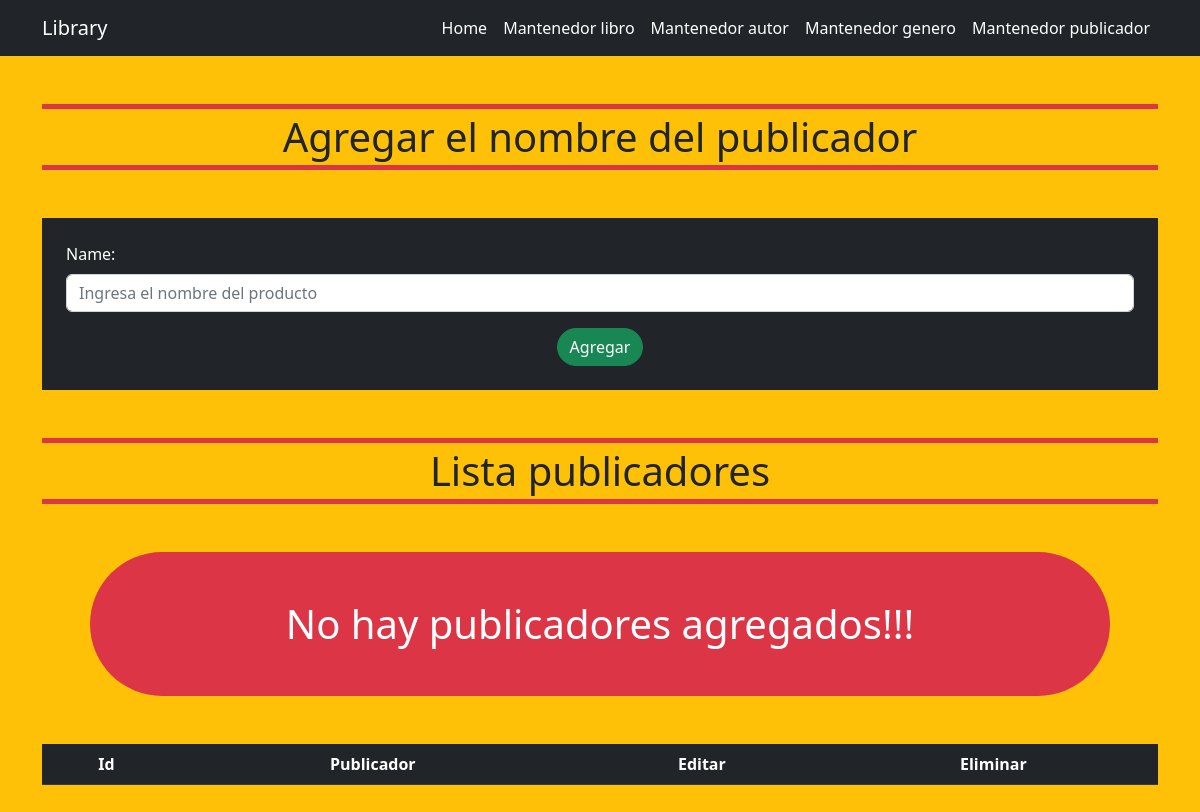
Page /publisher/ on the earlier database version.
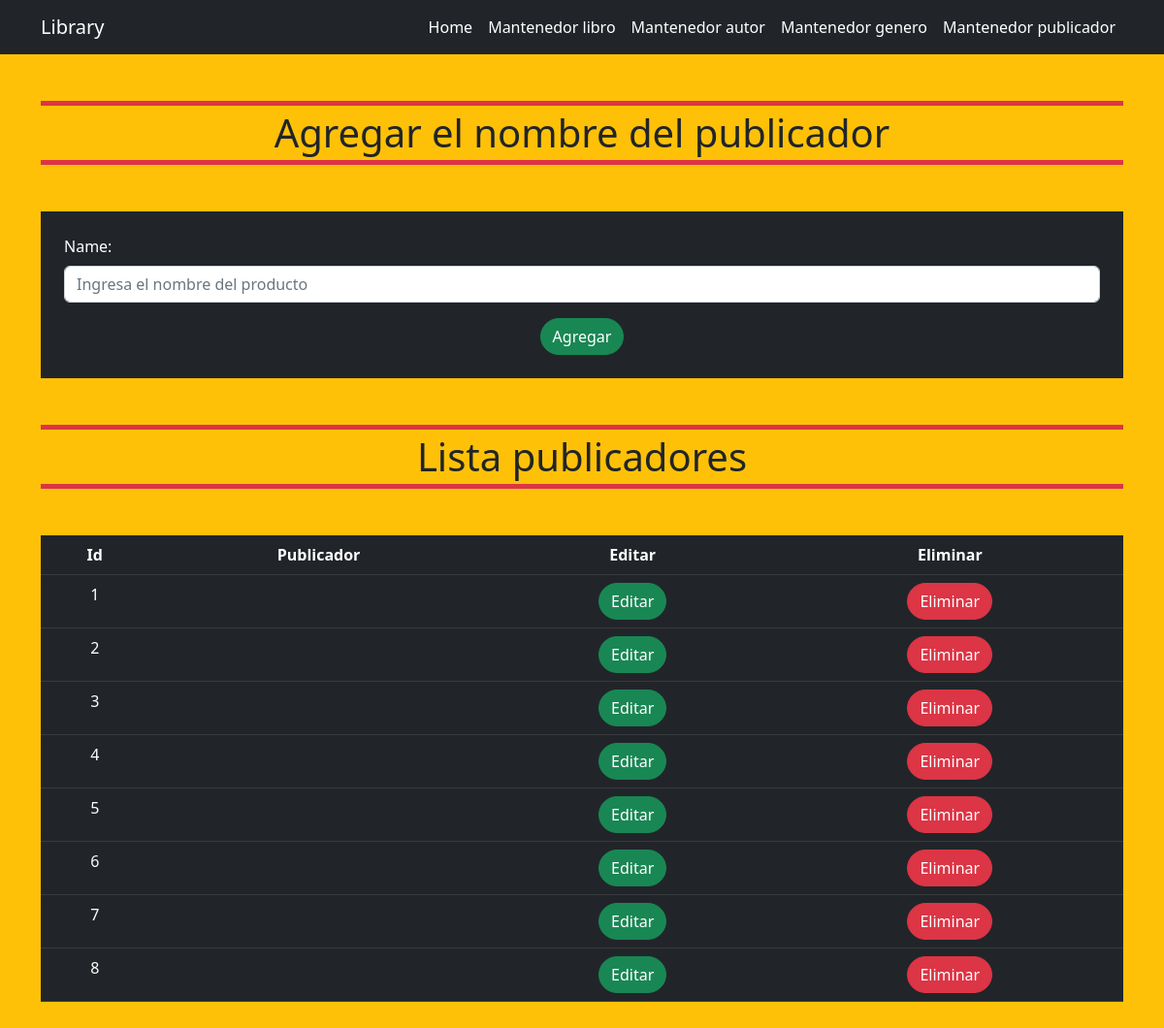
Same page on the later database version.
### libraryApp/models.py (models this page shows)
class Publisher(models.Model):
    try:
        name = models.CharField(max_length = 100)
        def __str__(self):
            return self.name
    except Exception as e:
        print('Modelo no creado: ', e)

### libraryApp/views.py (the view)
# urls.py: path('publisher/', views.publisher, name='publisher'),
def publisher(request):
    allPublish = Publisher.objects.all()
    if request.method == 'POST':
        form = PublisherForm(request.POST)
        if form.is_valid():
            publisher = form.save(commit=False)
            publisher.save()
            return redirect('home')
    else:
        form = PublisherForm()
    context = {
        'form': form,
        'allPublish': allPublish
    }
    return render(request, 'library/publisher.html', context)

### libraryApp/forms.py
class PublisherForm(forms.ModelForm):
    name = forms.CharField(max_length=100, widget=forms.TextInput(
        attrs={
            'class': 'form-control mt-2',
            'type': 'text',
            'placeholder': 'Ingresa el nombre del producto'
        }
    ))
    class Meta:
        model = Publisher
        fields = ('name',)

### libraryApp/templates/library/publisher.html (shortened to what this page needs)
{% extends '../layout/base.html' %} {% block content %}
<section class="container">
    <h1 class="text-center my-5 border border-5 border-danger border-start-0 border-end-0 p-1">Agregar el nombre del publicador</h1>
  <form method="POST" class="bg-dark container p-4 text-white">
    {% csrf_token %} {{ form.as_p }}
    <div class="text-center">
      <button type="submit" class="btn btn-success rounded-pill">Agregar</button>
    </div>
  </form>
  <div class="my-5">
    <h1 class="text-center my-5 border border-5 border-danger border-start-0 border-end-0 p-1">Lista publicadores</h1>
    <table class="table table-dark text-center">
      <thead>
        <tr>
          <th scope="col">Id</th>
          <th scope="col">Publicador</th>
          <th scope="col">Editar</th>
          <th scope="col">Eliminar</th>
        </tr>
      </thead>
      <tbody>
        {% for publish in allPublish %}
        <tr>
          <td>{{publish.id}}</td>
          <td>{{publish.name}}</td>
          <td>
            <a
              type="submit"
              class="btn btn-success rounded-pill"
              href="{% url 'editPublisher' pk=publish.id %}"
              >Editar</a
            >
          </td>
          <td>
            <form action="{% url 'deletePublisher' pk=publish.id %}" method="post">
              <button
                type="submit"
                class="btn btn-danger rounded-pill"
                >Eliminar</button>
            </form>
          </td>
        </tr>
        {% empty %}
          <h1 class="text-center m-5 bg-danger text-white p-5 rounded-pill">No hay publicadores agregados!!!</h1>
        {% endfor %}
      </tbody>
    </table>
  </div>
</section>
{% endblock %}

Differences in the rows shown:
added Publisher: id "1"
added Publisher: id "2"
added Publisher: id "3"
added Publisher: id "4"
added Publisher: id "5"
added Publisher: id "6"
added Publisher: id "7"
added Publisher: id "8"
Other differences:
text no longer shown: "No hay publicadores agregados!!!"
